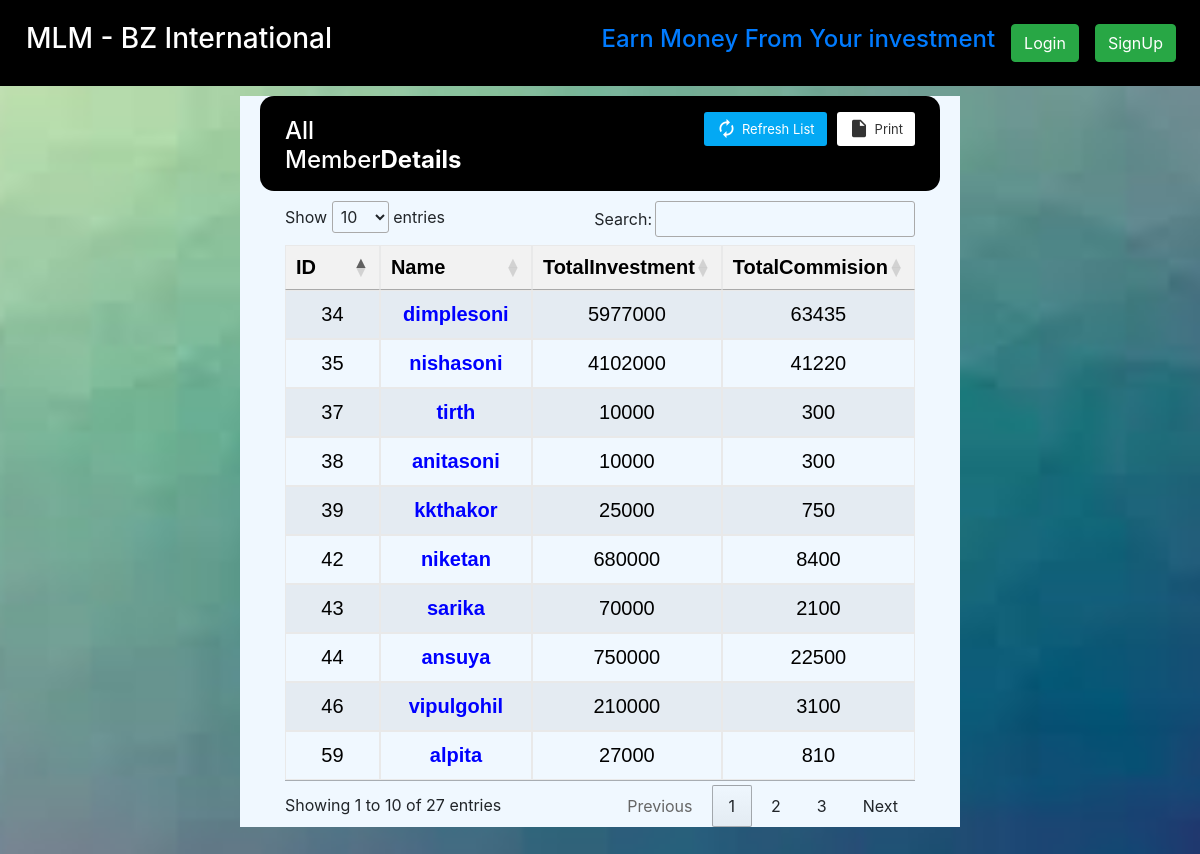
The page /allcom.php on the database its author committed.
### tables this page shows
CREATE TABLE `members` (
  `id` int(11) NOT NULL,
  `name` varchar(255) DEFAULT NULL,
  `upline` varchar(255) DEFAULT NULL,
  `amount` float NOT NULL,
  `fd` int(25) NOT NULL,
  `date` datetime NOT NULL DEFAULT current_timestamp(),
  `date1` datetime DEFAULT NULL
);

### allcom.php (the view, shortened to what this page needs)
<?php
echo '
<!DOCTYPE html>
<html lang="en">
<head>
  <meta charset="UTF-8">
  <meta name="viewport" content="width=device-width, initial-scale=1.0">
  <meta http-equiv="X-UA-Compatible" content="ie=edge">
  <title>Add Member</title>
  <link rel = "icon" href ="img/Ram.jpg" type = "image/x-icon">
  <link rel="stylesheet" href="https://fonts.googleapis.com/icon?family=Material+Icons">
  <link rel="stylesheet" href="https://use.fontawesome.com/releases/v5.8.2/css/all.css">
  <link rel="stylesheet" href="https://maxcdn.bootstrapcdn.com/bootstrap/4.0.0/css/bootstrap.min.css">
  <link rel = "icon" href ="img/Ram.jpg" type = "image/x-icon">
  <link rel="stylesheet" href="//cdn.datatables.net/1.11.5/css/jquery.dataTables.min.css">
</head>
<body class="back">';
    require "partials/nav.php";
        echo '<div class="container" style="background: aliceblue;width:60%;">
                    <div class="table-wrapper" style="margin:30px;" >
                        <div class="table-title" style="border-radius: 14px;background:black;">
                            <div class="row">
                                <div class="col-sm-4">
                                    <h2>All Member<b>Details</b></h2>
                                </div>
                                <div class="col-sm-8">
                                    <a href="#" onclick="window.print()" class="btn btn-info"><i class="material-icons">&#xE24D;</i> <span>Print</span></a>
                                    <a href="#" class="btn btn-primary"><i class="material-icons">&#xE863;</i> <span>Refresh List</span></a>
                                </div>
                            </div>
                          </div>
                        <div>
                   </div>';
        ?>
        <table class='table table-striped table-hover text-center' id='NoOrder1' style='font-size:20px;color:black; font-family: Bahnschrift, sans-serif;' >
            <thead>
                <tr>
                    <th>ID</th>
                    <th>Name</th>
                    <th>TotalInvestment</th>
                    <th>TotalCommision</th>
                </tr>
            </thead>
            <tbody>
        <?php
        $host = "localhost";
        $username = "root";
        $password = "";
        $database = "mlm";
                            $conn = mysqli_connect($host, $username, $password, $database);
                            $sql = "SELECT id, name FROM members";
                            $result = mysqli_query($conn, $sql);
                            if (mysqli_num_rows($result) > 0) {
                                while ($row = mysqli_fetch_assoc($result)) {
                                    $upline = $row['name'];
                                    $FT = TotalI($upline, $conn);
                                    $TI = TotalC($upline, $conn);
                                    echo "<tr>";
                                    echo "<td>" . $row['id'] . "</td>";
                                    echo "<td><a href='commision?name=" . urlencode($row['name']) . "' style='color:blue;'>" . $row['name'] . "</a></td>";
                                    echo "<td>" . $FT . "</td>";
                                    echo "<td>" . $TI . "</td>";
                                    echo "</tr>";
                                }
                            } else {
                                echo "No results found.";
                            }
                            function TotalI($upline, $conn)
                            {
                                $investment = getInvestment($upline, $conn);
                                $total_investment = getTotalInvestment($upline, $conn, 0, $investment);
                                $totalInvestment = $investment + $total_investment;
                                return $totalInvestment;
                            }
                            function TotalC($upline, $conn)
                            {
                                $investment = getInvestment($upline, $conn);
                                $total_commission = getDownlinesCommission($upline, $conn, 0, $investment);
                                $final_total = ($investment * 0.03) + $total_commission;
                                return $final_total;
                            }
                            function getInvestment($upline, $conn)
                            {
                                $query = "SELECT amount FROM members WHERE name = '$upline'";
                                $result = mysqli_query($conn, $query);
                                if (mysqli_num_rows($result) > 0) {
                                    $row = mysqli_fetch_assoc($result);
                                    return $row['amount'];
                                } else {
                                    throw new Exception("No investment found for " . $upline);
                                }
                            }
                            function  getTotalInvestment($upline, $conn, $level, $investment)
                            {
                                $query = "SELECT * FROM members WHERE upline = '$upline'";
                                $result = mysqli_query($conn, $query);
                                if (mysqli_num_rows($result) > 0) {
                                    $sum = 0;
                                    while($row = mysqli_fetch_assoc($result)) {
                                        $amount = $row["amount"];
                                        $sum += $amount + getTotalInvestment($row["name"], $conn, $level + 1, $investment);
                                    }
                                    return $sum ;
                                } else {
                                    return 0;
                                }
                            }
                        function getDownlinesCommission($upline, $conn, $level, $investment)
                        {
                            $query = "SELECT * FROM members WHERE upline = '$upline'";
                            $result = mysqli_query($conn, $query);
                            if (mysqli_num_rows($result) > 0) {
                                $commission = 0;
                                while($row = mysqli_fetch_assoc($result)) {
                                    $amount = $row["amount"];
                                    $fd = $row["fd"];
                                    if ($level == 0) {
                                        $level_commission = 0.01 * $amount;
                                        $level_commission1 = 0.01 * $fd;
                                    } else if ($level == 1) {
                                        $level_commission = 0.005 * $amount;
                                        $level_commission1 = 0.005 * $fd;
                                    } else {
                                        $level_commission = 0.0025 * $amount;
                                        $level_commission1 = 0.0025 * $fd;
                                    }
                                    $commission +=  $level_commission1 + $level_commission + getDownlinesCommission($row["name"], $conn, $level + 1, $investment);
                                }
                                return $commission ;
                            } else {
                                return 0;
                            }
                        }
                        ?>
    </tbody>
    </table>
  </body>
</html>

### allcom.php (style rules this page uses)
.back { background-image: url('img/bi2.jfif'); background-size: cover; background-position: center center; background-repeat: no-repeat; }
table { border-collapse: collapse; width: 100%; text-align: left; }
th, td { border: 1px solid black; padding: 8px; }
th { background-color: #f2f2f2; }
.table-wrapper .btn { float: right; color: #333; background-color: #fff; border-radius: 3px; border: none; outline: none !important; margin-left: 10px; }
.table-wrapper .btn.btn-primary { color: #fff; background: #03A9F4;  }
.table-title .btn { font-size: 13px; border: none; }
.table-title .btn i { float: left; font-size: 21px; margin-right: 5px; }
.table-title .btn span { float: left; margin-top: 2px; }
.table-title { color: #fff; background: #4b5366; padding: 16px 25px; margin: -20px -25px 10px; border-radius: 3px 3px 0 0; }
.table-title h2 { margin: 5px 0 0; font-size: 24px; }
table.table tr th, table.table tr td { border-color: #e9e9e9; padding: 12px 15px; vertical-align: middle; }
table.table tr th:first-child { width: 60px; }
table.table tr th:last-child { width: 80px; }
table.table td a { font-weight: bold; color: #566787; display: inline-block; text-decoration: none; }
table { counter-reset: section; }

### rows shown on the page
members: id "59", name "alpita", FT "27000", TI "810"
members: id "38", name "anitasoni", FT "10000", TI "300"
members: id "44", name "ansuya", FT "750000", TI "22500"
members: id "34", name "dimplesoni", FT "5977000", amount "63435"
members: id "39", name "kkthakor", FT "25000", TI "750"
members: id "42", name "niketan", FT "680000", amount "8400"
members: id "35", name "nishasoni", FT "4102000", amount "41220"
members: id "43", name "sarika", FT "70000", TI "2100"
members: id "37", name "tirth", FT "10000", TI "300"
members: id "46", name "vipulgohil", FT "210000", amount "3100"
